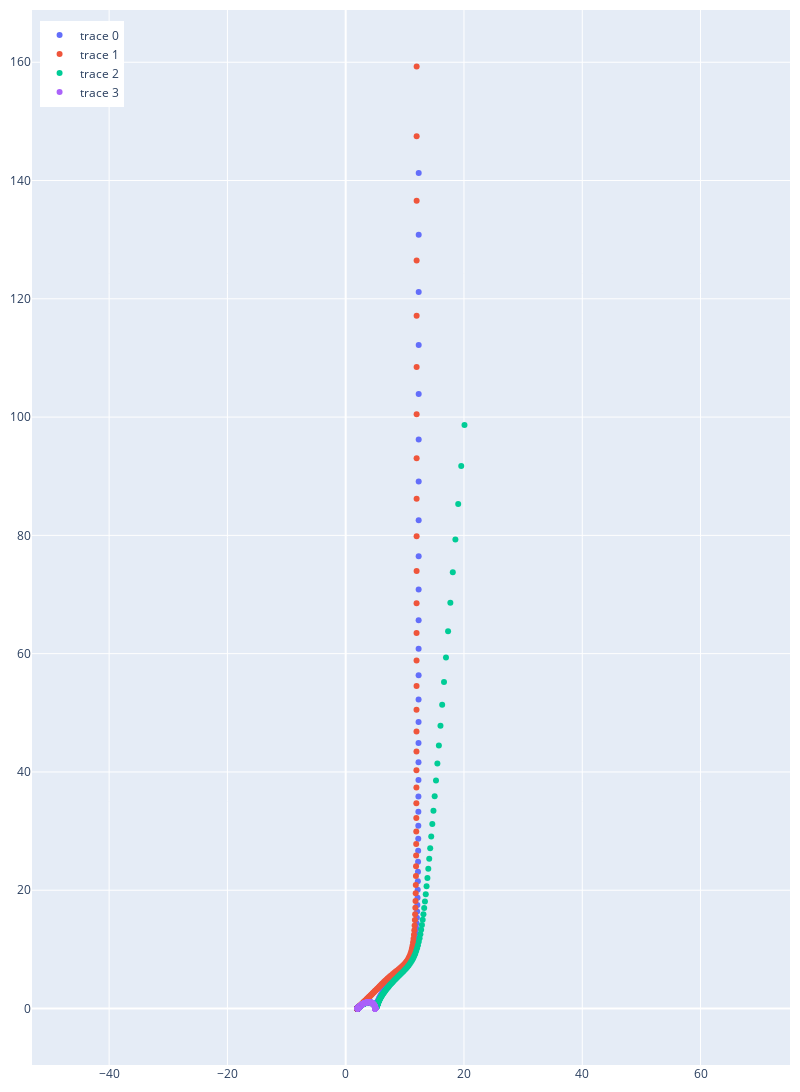

The notebook cell this image was saved under:
### Code cell
tf_test = CustomCircuit(initial_guess=[2,30,10**-14,10**2,5*10**0,1*10**2, 10**1, 1],
                              circuit='R_0-Tf')

tf_test_2 = CustomCircuit(initial_guess=[2,30,10**-14,10**2,10**0,10**2, 10**1, 0.95],
                              circuit='R_0-Tf')

t_test = CustomCircuit(initial_guess=[2,30,10**-14,10**2,10**1,],
                              circuit='R_0-T')

TLMQ_test = CustomCircuit(initial_guess=[2,30 ,10**1, 1],
                              circuit='R_0-TLMQ')

Zarc_test = CustomCircuit(initial_guess=[2,10 ,10**-3, 0.8],
                              circuit='R_0-Zarc')


freq = np.logspace(-4,6,300)
Z_tf = tf_test.predict(freq)
Z_tf_2 = tf_test_2.predict(freq)
Z_t = t_test.predict(freq)
Z_TLMQ = TLMQ_test.predict(freq)
Z_Zarc = Zarc_test.predict(freq)


fig = go.Figure(data=go.Scatter(x=Z_tf.real, y=-Z_tf.imag, mode='markers', customdata=freq, hovertemplate='<br>Re: %{x:.1f} </br><br>-IM: %{y:.1f} </br> <br>f: %{customdata:.1e} </br>'),)  
fig.add_trace(go.Scatter(x=Z_TLMQ.real, y=-Z_TLMQ.imag, mode='markers', customdata=freq, hovertemplate='<br>Re: %{x:.1f} </br><br> -IM: %{y:.1f} </br><br> f: %{customdata:.1e} </br>'))
fig.add_trace(go.Scatter(x=Z_tf_2.real, y=-Z_tf_2.imag, mode='markers', customdata=freq, hovertemplate='<br>Re: %{x:.1f} </br><br> -IM: %{y:.1f} </br><br> f: %{customdata:.1e} </br>'))
fig.add_trace(go.Scatter(x=Z_t.real, y=-Z_t.imag, mode='markers', customdata=freq, hovertemplate='<br>Re: %{x:.1f} </br><br> -IM: %{y:.1f} </br> <br>f: %{customdata:.1e} </br>')) 
fig.update_yaxes(
    scaleanchor = "x",
    scaleratio = 1, )
fig.update_layout(
    autosize=True,
    width=800,
    height=1200,
    margin=dict(l=10, r=10, t=10, b=10),
    legend=dict(yanchor="top", y=0.99, xanchor="left", x=0.01))
fig.show()

### Figure 1 — Plotly figure (JSON) as saved in the notebook; plotly's stock layout.template omitted (floating-point values rounded to 4 significant figures; data arrays with more than 128 entries replaced by an {"elided": "..."} marker saying what was removed)
{"data": [{"customdata": {"elided": "300 float values"}, "hovertemplate": "<br>Re: %{x:.1f} </br><br>-IM: %{y:.1f} </br> <br>f: %{customdata:.1e} </br>", "mode": "markers", "type": "scatter", "x": {"elided": "300 float values"}, "y": {"elided": "300 float values"}}, {"customdata": {"elided": "300 float values"}, "hovertemplate": "<br>Re: %{x:.1f} </br><br> -IM: %{y:.1f} </br><br> f: %{customdata:.1e} </br>", "mode": "markers", "type": "scatter", "x": {"elided": "300 float values"}, "y": {"elided": "300 float values"}}, {"customdata": {"elided": "300 float values"}, "hovertemplate": "<br>Re: %{x:.1f} </br><br> -IM: %{y:.1f} </br><br> f: %{customdata:.1e} </br>", "mode": "markers", "type": "scatter", "x": {"elided": "300 float values"}, "y": {"elided": "300 float values"}}, {"customdata": {"elided": "300 float values"}, "hovertemplate": "<br>Re: %{x:.1f} </br><br> -IM: %{y:.1f} </br> <br>f: %{customdata:.1e} </br>", "mode": "markers", "type": "scatter", "x": {"elided": "300 float values"}, "y": {"elided": "300 float values"}}], "layout": {"autosize": true, "height": 1200, "legend": {"x": 0.01, "xanchor": "left", "y": 0.99, "yanchor": "top"}, "margin": {"b": 10, "l": 10, "r": 10, "t": 10}, "width": 800, "yaxis": {"scaleanchor": "x", "scaleratio": 1}}}
